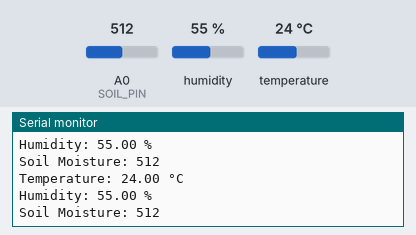
This sketch was run on a simulated ESP8266 (NodeMCU). On the bench: the last lines printed to the serial monitor. The inputs (shaded band) are chosen by the test bench; at power-on: humidity 55 %, A0 (SOIL_PIN) = 512, temperature 24 °C.

Above: at 2.8 s.
2.9 s: humidity set to 22 %
At 5.3 s:
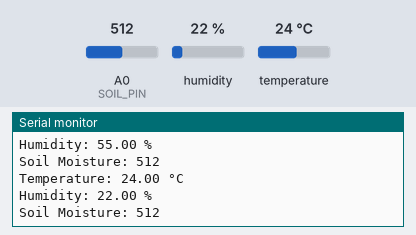
5.6 s: A0 (SOIL_PIN) set to 716
At 6.5 s:
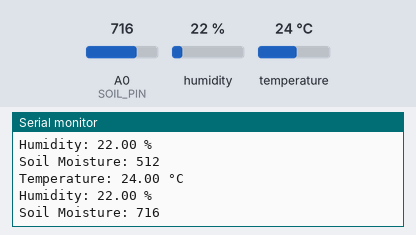
8.3 s: temperature set to 12 °C
At 10.8 s:
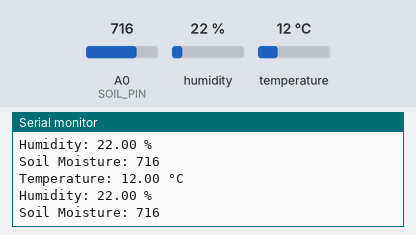
11.0 s: A0 (SOIL_PIN) set to 900
At 12.6 s:
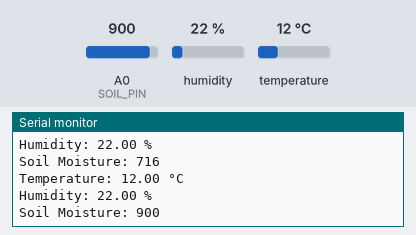
13.7 s: humidity set to 40 %
At 14.9 s:
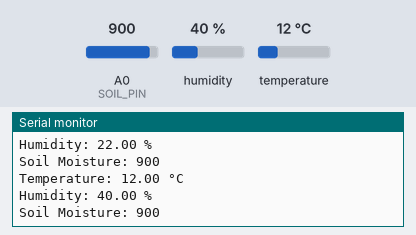
Timing chart, 0 to 16.7 s (numbered marks = the images above; inputs shaded):
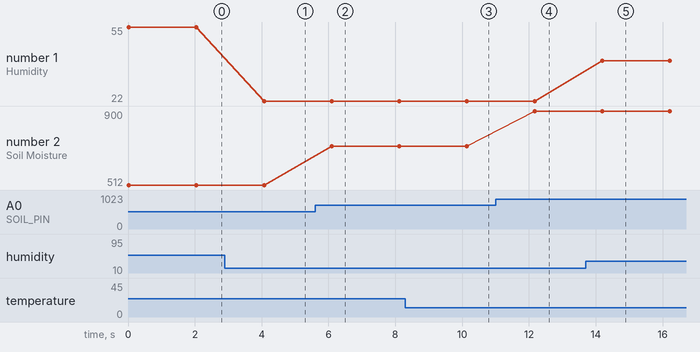

The sketch:

Test.ino
```cpp
#include <DHT.h>

#define DHTPIN D4
#define DHTTYPE DHT11
DHT dht(DHTPIN, DHTTYPE);

#define SOIL_PIN A0

void setup() {
  Serial.begin(115200);
  dht.begin();
  Serial.println("Starting NodeMCU Sensor Test...");
}

void loop() {
  float temperature = dht.readTemperature();
  float humidity = dht.readHumidity();
  int soilMoisture = analogRead(SOIL_PIN);

  if (isnan(temperature) || isnan(humidity)) {
    Serial.println("Failed to read from DHT sensor!");
  } else {
    Serial.print("Temperature: "); Serial.print(temperature); Serial.println(" °C");
    Serial.print("Humidity: "); Serial.print(humidity); Serial.println(" %");
  }

  Serial.print("Soil Moisture: "); Serial.println(soilMoisture);
  delay(2000);
}
```

Measured:
- after the input at 2.9 s, the serial monitor: prints a new line after 1.2 s (image 1)
- after the input at 5.6 s, the serial monitor: prints a new line after 0.49 s (image 2)
- after the input at 8.3 s, the serial monitor: prints a new line after 1.8 s (image 3)
- after the input at 11.0 s, the serial monitor: prints a new line after 1.2 s (image 4)
- after the input at 13.7 s, the serial monitor: prints a new line after 0.49 s (image 5)
- plotted number 1: 55 → 22 after the input at 2.9 s, 22 → 40 after the input at 13.7 s
- plotted number 2: 512 → 716 after the input at 5.6 s, 716 → 900 after the input at 11.0 s
